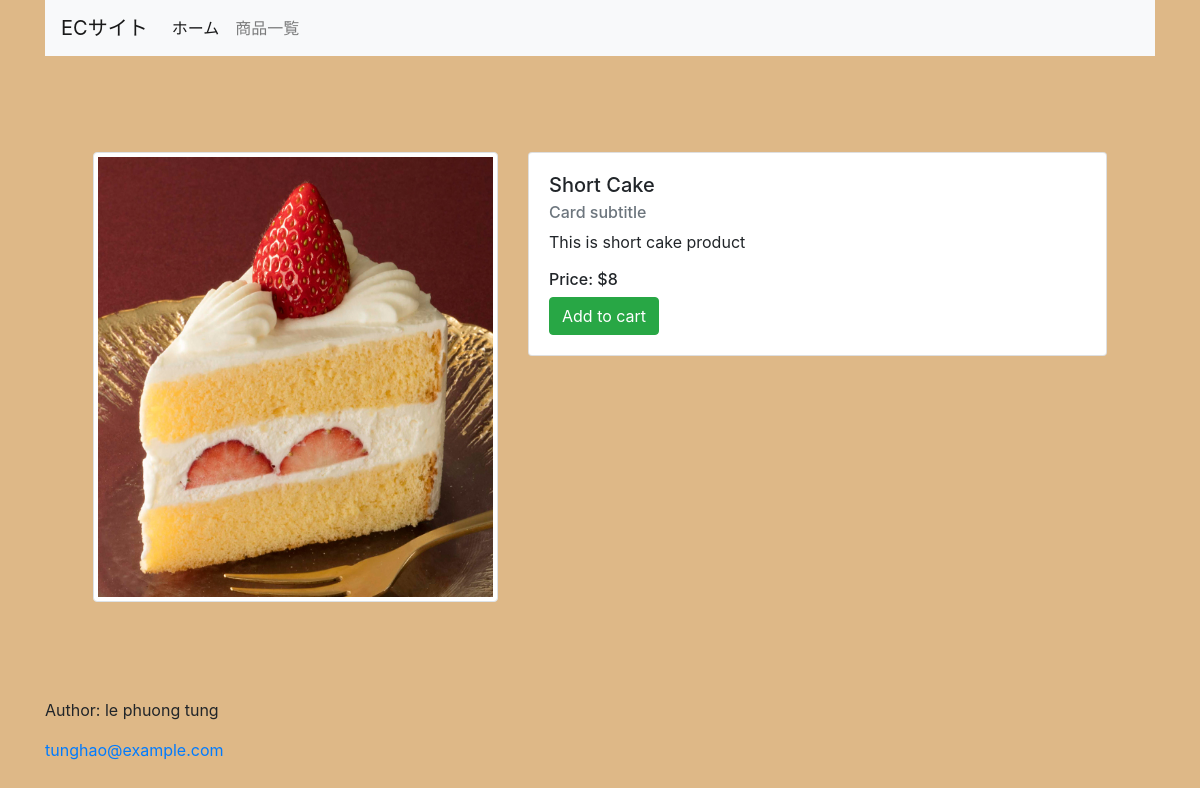
Screenshot of /cart/product-detail/4 with the database file from the repository.
### store/models.py (models this page shows, shortened)
class Product(models.Model):
    product_name = models.CharField(max_length=100, unique=True)
    slug = models.SlugField(max_length=150, unique=True)
    description = models.TextField(max_length=500, blank=True)
    price = models.IntegerField()
    images = models.ImageField(upload_to='photos/products/')
    stock = models.IntegerField()
    is_available = models.BooleanField(default=True)
    category = models.ForeignKey(Category, on_delete=models.CASCADE)
    created_date = models.DateTimeField(auto_now_add=True)
    modifield_date = models.DateField(auto_now=True)

### cart/views.py (the view)
# urls.py: path('product-detail/<int:pk>', ProductDetail.as_view(), name='product_detail'),
class ProductDetail(DetailView):
    model = Product
    template_name = 'cart/detail.html'
    context_object_name = 'product'

### cart/templates/cart/detail.html
{% extends '../base.html' %}
{% block content %}
<div class="row my-5 p-5 justify-content-md-center">
    <div class="col-lg-5">
        <img src="/media/{{ product.images }}" width="100%" id="detailImg" !important" alt=" product.product_name  }}" class="img-thumbnail">
    </div>
    <div class="col-lg-7">
        <div class="card" style="width: 100%;">
            <div class="card-body">
                <h5 class="card-title">{{ product.product_name }}</h5>
                <h6 class="card-subtitle mb-2 text-muted">Card subtitle</h6>
                <p class="card-text">{{ product.description }}</p>
                <h6 class="card-text">Price: ${{ product.price }}</h6>
                <a href="#" class="btn btn-success" class="card-link">Add to cart</a>
            </div>
        </div>
    </div>
</div>
{% endblock %}

### static/css/style.css (style rules this page uses)
body { background-color: burlywood; }
#detailImg { height: 450px !important; }

### rows the page displays
Product: images (picture), product_name "Short Cake", description "This is short cake product", price "8"
